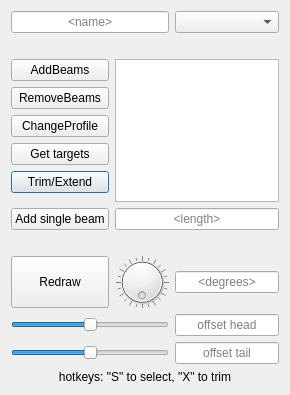
<?xml version="1.0" encoding="UTF-8"?>
<ui version="4.0">
 <class>DialogFBranch</class>
 <widget class="QDialog" name="Dialog">
  <property name="geometry">
   <rect>
    <x>0</x>
    <y>0</y>
    <width>290</width>
    <height>395</height>
   </rect>
  </property>
  <property name="sizePolicy">
   <sizepolicy hsizetype="Preferred" vsizetype="Expanding">
    <horstretch>0</horstretch>
    <verstretch>0</verstretch>
   </sizepolicy>
  </property>
  <property name="windowTitle">
   <string>FrameBranch Manager</string>
  </property>
  <layout class="QGridLayout" name="gridLayout_2">
   <item row="11" column="0" colspan="3">
    <widget class="QLabel" name="lab2">
     <property name="text">
      <string>&lt;no target selected&gt;</string>
     </property>
     <property name="alignment">
      <set>Qt::AlignCenter</set>
     </property>
    </widget>
   </item>
   <item row="13" column="2">
    <widget class="QLineEdit" name="editAngle">
     <property name="minimumSize">
      <size>
       <width>80</width>
       <height>0</height>
      </size>
     </property>
     <property name="alignment">
      <set>Qt::AlignCenter</set>
     </property>
     <property name="placeholderText">
      <string>&lt;degrees&gt;</string>
     </property>
    </widget>
   </item>
   <item row="15" column="2">
    <widget class="QLineEdit" name="editTail">
     <property name="alignment">
      <set>Qt::AlignCenter</set>
     </property>
     <property name="placeholderText">
      <string>offset tail</string>
     </property>
    </widget>
   </item>
   <item row="8" column="0">
    <widget class="QPushButton" name="btnTrim">
     <property name="text">
      <string>Trim/Extend</string>
     </property>
    </widget>
   </item>
   <item row="4" column="0">
    <widget class="QPushButton" name="btnAdd">
     <property name="text">
      <string>AddBeams</string>
     </property>
    </widget>
   </item>
   <item row="10" column="0">
    <widget class="QPushButton" name="btnSingle">
     <property name="text">
      <string>Add single beam</string>
     </property>
    </widget>
   </item>
   <item row="6" column="0">
    <widget class="QPushButton" name="btnProfile">
     <property name="text">
      <string>ChangeProfile</string>
     </property>
    </widget>
   </item>
   <item row="2" column="0" colspan="2">
    <widget class="QLineEdit" name="editName">
     <property name="minimumSize">
      <size>
       <width>80</width>
       <height>0</height>
      </size>
     </property>
     <property name="alignment">
      <set>Qt::AlignCenter</set>
     </property>
     <property name="placeholderText">
      <string>&lt;name&gt;</string>
     </property>
    </widget>
   </item>
   <item row="4" column="1" rowspan="6" colspan="2">
    <widget class="QListWidget" name="listSizes"/>
   </item>
   <item row="15" column="0" colspan="2">
    <widget class="QSlider" name="sliTail">
     <property name="minimum">
      <number>-99</number>
     </property>
     <property name="orientation">
      <enum>Qt::Horizontal</enum>
     </property>
    </widget>
   </item>
   <item row="3" column="0" colspan="3">
    <widget class="QLabel" name="lab1">
     <property name="text">
      <string>&lt;no item selected&gt;</string>
     </property>
     <property name="alignment">
      <set>Qt::AlignCenter</set>
     </property>
    </widget>
   </item>
   <item row="13" column="0">
    <widget class="QPushButton" name="btnRefresh">
     <property name="sizePolicy">
      <sizepolicy hsizetype="Minimum" vsizetype="Expanding">
       <horstretch>0</horstretch>
       <verstretch>0</verstretch>
      </sizepolicy>
     </property>
     <property name="text">
      <string>Redraw</string>
     </property>
    </widget>
   </item>
   <item row="2" column="2">
    <widget class="QComboBox" name="comboRatings"/>
   </item>
   <item row="14" column="2">
    <widget class="QLineEdit" name="editHead">
     <property name="alignment">
      <set>Qt::AlignCenter</set>
     </property>
     <property name="placeholderText">
      <string>offset head</string>
     </property>
    </widget>
   </item>
   <item row="14" column="0" colspan="2">
    <widget class="QSlider" name="sliHead">
     <property name="minimum">
      <number>-99</number>
     </property>
     <property name="orientation">
      <enum>Qt::Horizontal</enum>
     </property>
    </widget>
   </item>
   <item row="13" column="1">
    <widget class="QDial" name="dialAngle">
     <property name="maximum">
      <number>359</number>
     </property>
     <property name="orientation">
      <enum>Qt::Horizontal</enum>
     </property>
     <property name="invertedAppearance">
      <bool>false</bool>
     </property>
     <property name="invertedControls">
      <bool>false</bool>
     </property>
     <property name="wrapping">
      <bool>true</bool>
     </property>
     <property name="notchTarget">
      <double>15.000000000000000</double>
     </property>
     <property name="notchesVisible">
      <bool>true</bool>
     </property>
    </widget>
   </item>
   <item row="5" column="0">
    <widget class="QPushButton" name="btnRemove">
     <property name="text">
      <string>RemoveBeams</string>
     </property>
    </widget>
   </item>
   <item row="7" column="0">
    <widget class="QPushButton" name="btnTargets">
     <property name="text">
      <string>Get targets</string>
     </property>
    </widget>
   </item>
   <item row="10" column="1" colspan="2">
    <widget class="QLineEdit" name="editLength">
     <property name="alignment">
      <set>Qt::AlignCenter</set>
     </property>
     <property name="placeholderText">
      <string>&lt;length&gt;</string>
     </property>
    </widget>
   </item>
   <item row="16" column="0" colspan="3">
    <widget class="QLabel" name="label">
     <property name="text">
      <string>hotkeys: &quot;S&quot; to select, &quot;X&quot; to trim</string>
     </property>
     <property name="alignment">
      <set>Qt::AlignCenter</set>
     </property>
    </widget>
   </item>
  </layout>
 </widget>
 <resources/>
 <connections/>
</ui>
